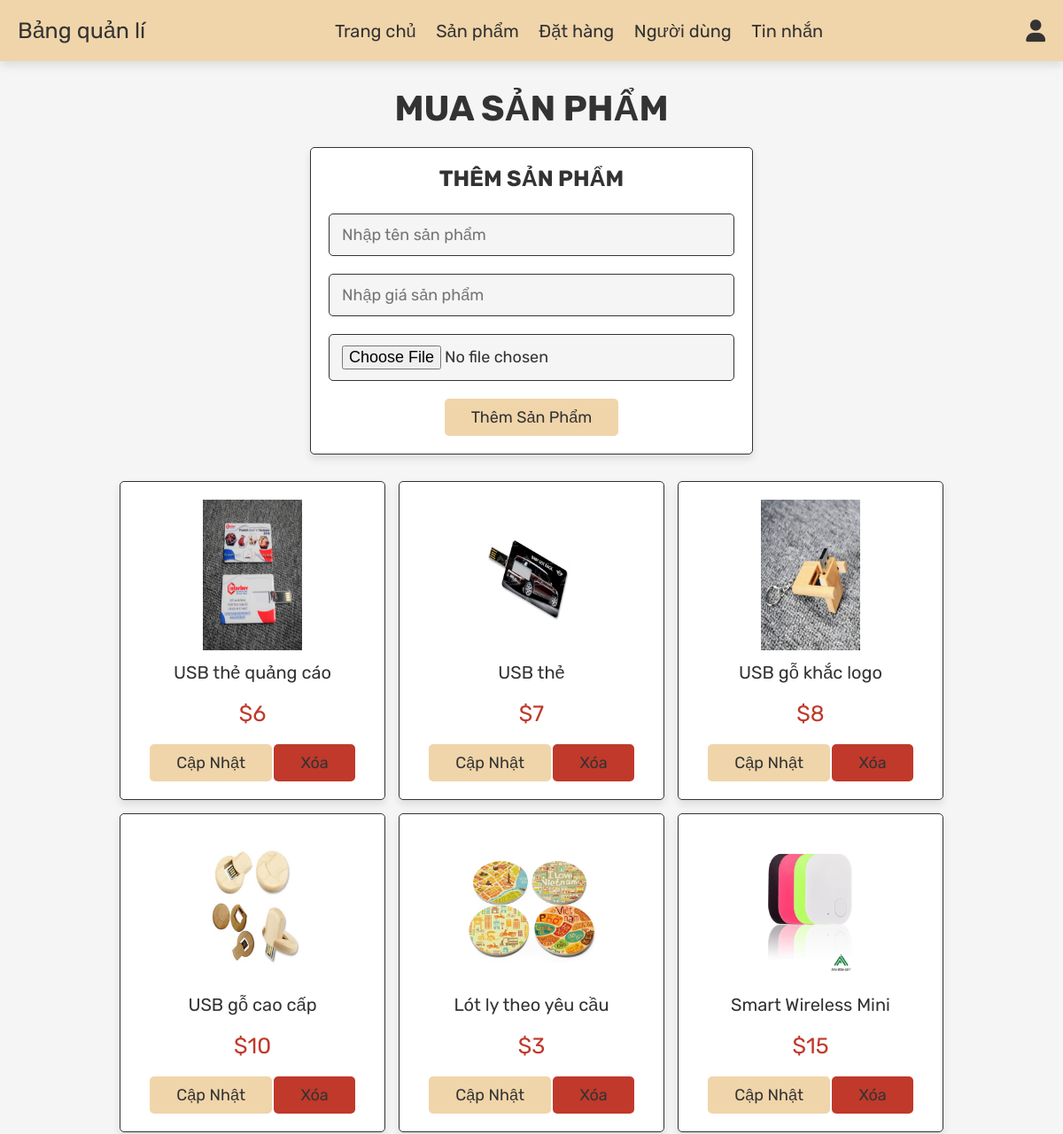
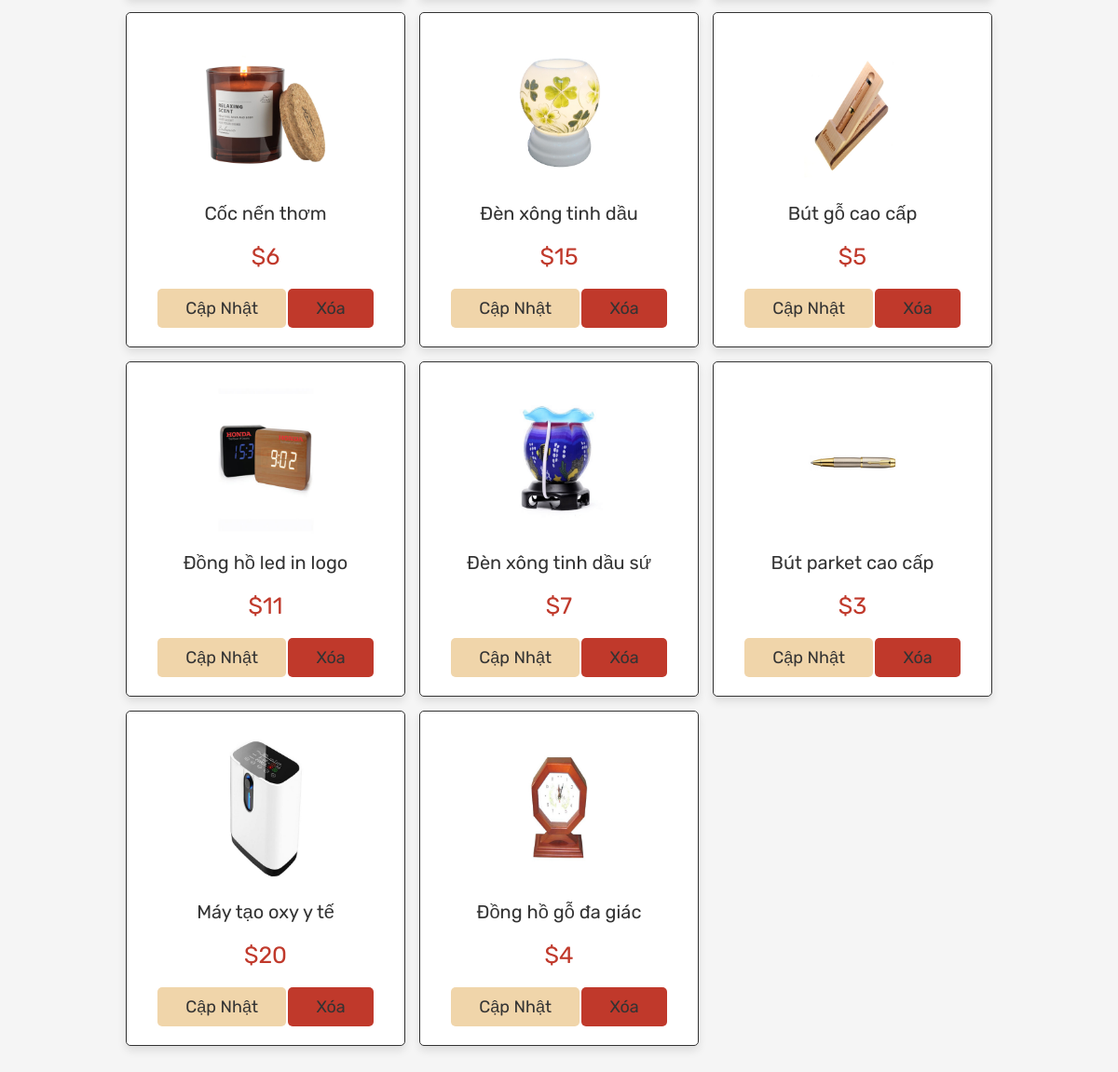
Page /admin_products.php (signed in) on the committed database (2 pictures, top to bottom).
### tables this page shows
CREATE TABLE `products` (
  `id` int(100) NOT NULL,
  `name` varchar(100) NOT NULL,
  `price` int(100) NOT NULL,
  `image` varchar(100) NOT NULL
);

### admin_products.php (the view, shortened to what this page needs)
<?php
include 'config.php';
?>
<!DOCTYPE html>
<html lang="en">
<head>
   <link rel="stylesheet" href="https://cdnjs.cloudflare.com/ajax/libs/font-awesome/6.0.0/css/all.min.css">
   <link rel="stylesheet" href="css/admin_style.css">
</head>
<body>
<?php include 'admin_header.php'; ?>
<section class="add-products">
   <h1 class="title">Mua sản phẩm</h1>
   <form action="" method="post" enctype="multipart/form-data">
      <h3>Thêm sản phẩm</h3>
      <input type="text" name="name" class="box" placeholder="Nhập tên sản phẩm" required>
      <input type="number" min="0" name="price" class="box" placeholder="Nhập giá sản phẩm" required>
      <input type="file" name="image" accept="image/jpg, image/jpeg, image/png" class="box" required>
      <input type="submit" value="Thêm sản phẩm" name="add_product" class="btn">
   </form>
</section>
<section class="show-products">
   <div class="box-container">
      <?php
         $select_products = mysqli_query($conn, "SELECT * FROM `products`") or die('query failed');
         if(mysqli_num_rows($select_products) > 0){
            while($fetch_products = mysqli_fetch_assoc($select_products)){
      ?>
      <div class="box">
         <img src="uploaded_img/<?php echo $fetch_products['image']; ?>" alt="">
         <div class="name"><?php echo $fetch_products['name']; ?></div>
         <div class="price">$<?php echo $fetch_products['price']; ?></div>
         <a href="admin_products.php?update=<?php echo $fetch_products['id']; ?>" class="option-btn">Cập nhật</a>
         <a href="admin_products.php?delete=<?php echo $fetch_products['id']; ?>" class="delete-btn" onclick="return confirm('Xóa sản phẩm này?');">Xóa</a>
      </div>
      <?php
         }
      }else{
         echo '<p class="empty">Không có sản phẩm nào được thêm!</p>';
      }
      ?>
   </div>
</section>
</body>
</html>

### admin_header.php (shortened to what this page needs)
<header class="header">
   <div class="flex">
      <a href="admin_page.php" class="logo"><span>Bảng quản lí</span></a>
      <nav class="navbar">
         <a href="admin_page.php">Trang chủ</a>
         <a href="admin_products.php">Sản phẩm</a>
         <a href="admin_orders.php">Đặt hàng</a>
         <a href="admin_users.php">Người dùng</a>
         <a href="admin_contacts.php">Tin nhắn</a>
      </nav>
      <div class="icons">
         <div id="user-btn" class="fas fa-user"></div>
      </div>
   </div>
</header>

### css/admin_style.css (style rules this page uses)
:root { --blue :#281f9e; --red:#c0392b; --green:#12f31d; --black:#333; --white:#fff; --gotrang:#f0d5aa; --light-color:#666; --light-white:#ccc; --light-bg:#f5f5f5; --border:.1rem solid var(--black); --box-shadow:0 .5rem 1rem rgba(0,0,0,.1); --orange :#FFA500; }
* { font-family: 'Rubik', sans-serif; margin:0; padding:0; box-sizing: border-box; outline: none; border:none; text-decoration: none; transition:all .2s linear; }
html { font-size: 62.5%; overflow-x: hidden; }
body { background-color: var(--light-bg); }
section { padding:3rem 2rem; }
.title { text-align: center; margin-bottom: 2rem; text-transform: uppercase; color:var(--black); font-size: 4rem; }
.btn, .option-btn, .delete-btn, .white-btn { display: inline-block; margin-top: 1rem; padding:1rem 3rem; cursor: pointer; color:var(--black); font-size: 1.8rem; border-radius: .5rem; text-transform: capitalize; }
.white-btn, .btn { background-color: var(--gotrang ); }
.option-btn { background-color: var(--gotrang); }
.delete-btn { background-color: var(--red); }
.header { position: sticky; top:0; left:0; right:0; z-index: 1000; background-color: var(--gotrang); box-shadow: var(--box-shadow); }
.header .flex { display: flex; align-items: center; padding:2rem; justify-content: space-between; position: relative; max-width: 1200px; margin:0 auto; }
.header .flex .logo { font-size: 2.5rem; color:var(--black); }
.header .flex .logo span { color:var(--black); }
.header .flex .navbar a { margin:0 1rem; font-size: 2rem; color:var(--black); }
.header .flex .icons div { margin-left: 1.5rem; font-size: 2.5rem; cursor: pointer; color:var(--black); }
.add-products form { background-color: var(--white); border-radius: .5rem; padding:2rem; text-align: center; box-shadow: var(--box-shadow); border:var(--border); max-width: 50rem; margin:0 auto; }
.add-products form h3 { font-size: 2.5rem; text-transform: uppercase; color:var(--black); margin-bottom: 1.5rem; }
.add-products form .box { width: 100%; background-color: var(--light-bg); border-radius: .5rem; margin:1rem 0; padding:1.2rem 1.4rem; color:var(--black); font-size: 1.8rem; border:var(--border); }
.show-products .box-container { display: grid; grid-template-columns: repeat(auto-fit, 30rem); justify-content: center; gap:1.5rem; max-width: 1200px; margin:0 auto; align-items: flex-start; }
.show-products { padding-top: 0; }
.show-products .box-container .box { text-align: center; padding:2rem; border-radius: .5rem; border:var(--border); box-shadow: var(--box-shadow); background-color: var(--white); }
.show-products .box-container .box img { height: 17rem; }
.show-products .box-container .box .name { padding:1rem 0; font-size: 2rem; color:var(--black); }
.show-products .box-container .box .price { padding:1rem 0; font-size: 2.5rem; color:var(--red); }

### rows in the picture
products: image (picture), name "USB thẻ quảng cáo", price "6"
products: image (picture), name "USB thẻ", price "7"
products: image (picture), name "USB gỗ khắc logo", price "8"
products: image (picture), name "USB gỗ cao cấp", price "10"
products: image (picture), name "Lót ly theo yêu cầu", price "3"
products: image (picture), name "Smart Wireless Mini", price "15"
products: image (picture), name "Cốc nến thơm", price "6"
products: image (picture), name "Đèn xông tinh dầu", price "15"
products: image (picture), name "Bút gỗ cao cấp", price "5"
products: image (picture), name "Đồng hồ led in logo", price "11"
products: image (picture), name "Đèn xông tinh dầu sứ", price "7"
products: image (picture), name "Bút parket cao cấp", price "3"
products: image (picture), name "Máy tạo oxy y tế", price "20"
products: image (picture), name "Đồng hồ gỗ đa giác", price "4"
